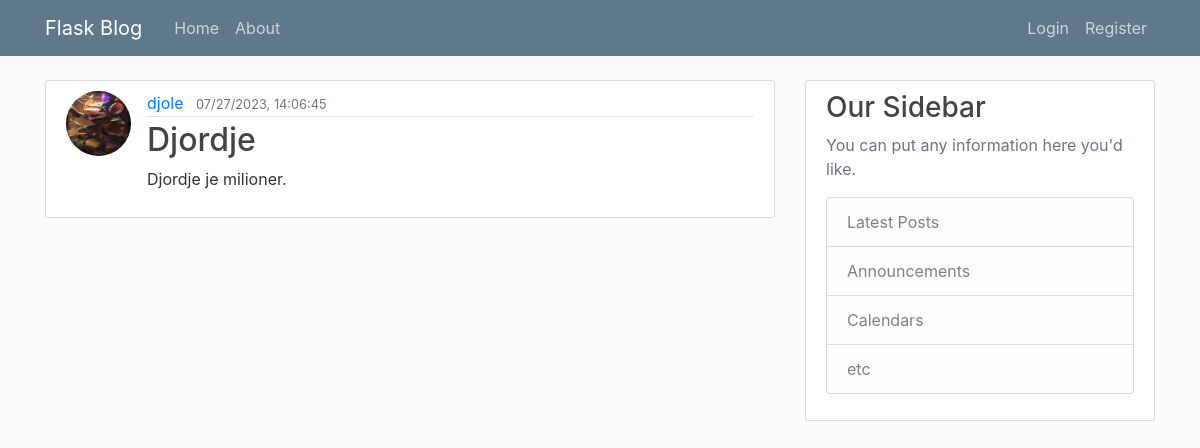
The page /post/3 on the database as committed earlier.
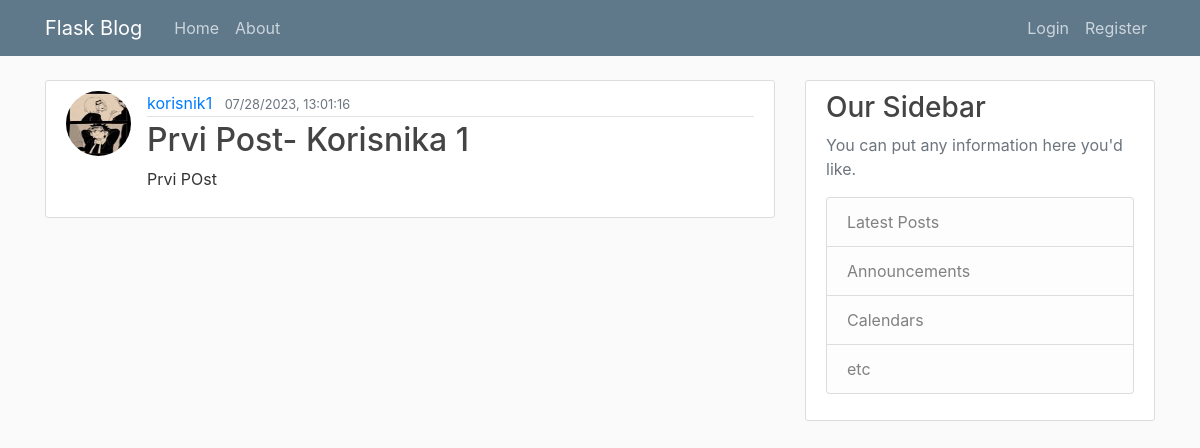
The same page on the database as committed later.
### flask_blog/models.py (models this page shows, shortened)
class User(db.Model,UserMixin):
    id=db.Column(db.Integer,primary_key=True)
    username=db.Column(db.String(20),unique=True,nullable=False)
    email=db.Column(db.String(120),unique=True,nullable=False)
    image_file=db.Column(db.String(20),nullable=False,default='default.jpg')
    password=db.Column(db.String(60),nullable=False)
    posts=db.relationship("Post",backref="author",lazy=True)

class Post(db.Model):
    id=db.Column(db.Integer,primary_key=True)
    title=db.Column(db.String(100),nullable=False)
    date_posted=db.Column(db.DateTime,nullable=False,default=datetime.utcnow())
    content=db.Column(db.Text,nullable=False)
    user_id=db.Column(db.Integer,db.ForeignKey("user.id"),nullable=False)

### flask_blog/posts/routes.py (the view)
@posts.route("/post/<int:post_id>")
def post(post_id):
    post=Post.query.get_or_404(post_id)
    return render_template("post.html",title=post.title,post=post)

### flask_blog/templates/post.html (shortened to what this page needs)
{% extends "layout.html" %}
{% block content %}
<article class="media content-section">
    <img class="rounded-circle article-img"
        src="{{ url_for('static', filename='profile_pics/' + post.author.image_file) }}">
    <div class="media-body">
        <div class="article-metadata">
            <a class="mr-2" href="{{url_for('users.user_posts',username=post.author.username)}}">{{ post.author.username
                }}</a>
            <small class="text-muted">{{ post.date_posted.strftime("%m/%d/%Y, %H:%M:%S") }}</small>
        </div>
        <h2 class="article-title">{{ post.title }}</h2>
        <p class="article-content">{{ post.content }}</p>
    </div>
</article>
{% endblock content %}

Rows that differ between the two databases and show on the page:
no longer on this page (row unchanged): User: image_file (picture), author.username "djole"
added User: image_file (picture), author.username "korisnik1"
changed Post: date_posted "07/27/2023, 14:06:45" → "07/28/2023, 13:01:16"; title "Djordje" → "Prvi Post- Korisnika 1"; content "Djordje je milioner." → "Prvi POst"
